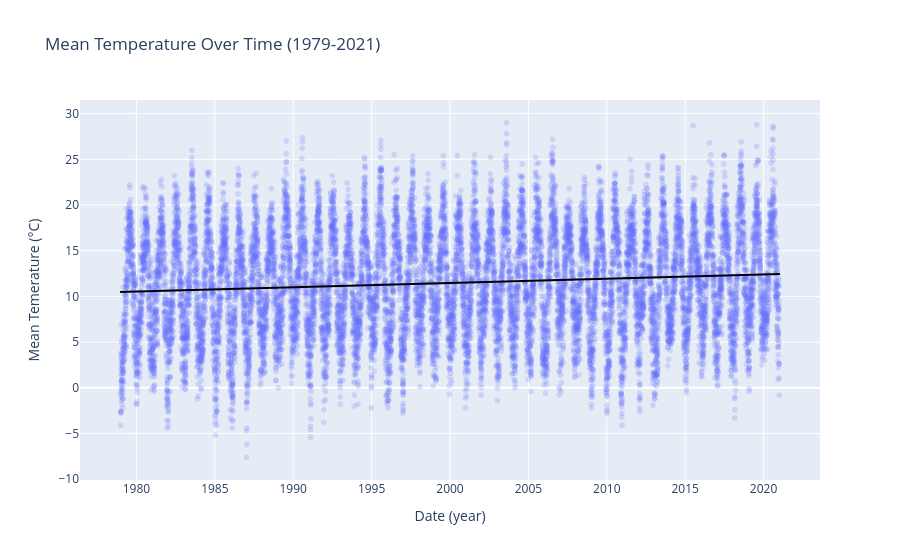

Notebook code cell kept with this figure:
### Markdown cell above
### 3. Exploratory Data Analysis (EDA)

### Code cell
px.scatter(df, x="date", y="mean_temp",
           trendline="ols", opacity=0.2, trendline_color_override="black",
           title="Mean Temperature Over Time (1979-2021)",
           labels={"mean_temp": "Mean Temerature (°C)", "date": "Date (year)"})

### Figure 1 — Plotly figure (JSON) as saved in the notebook; plotly's stock layout.template omitted (floating-point values rounded to 4 significant figures; data arrays with more than 128 entries replaced by an {"elided": "..."} marker saying what was removed)
{"data": [{"hovertemplate": "Date (year)=%{x}<br>Mean Temerature (°C)=%{y}<extra></extra>", "legendgroup": "", "marker": {"color": "#636efa", "opacity": 0.2, "symbol": "circle"}, "mode": "markers", "name": "", "showlegend": false, "type": "scattergl", "x": {"elided": "15311 str values"}, "xaxis": "x", "y": {"elided": "15311 float values"}, "yaxis": "y"}, {"hovertemplate": "<b>OLS trendline</b><br>mean_temp = 1.47941e-09 * date + 10.0686<br>R<sup>2</sup>=0.009767<br><br>Date (year)=%{x}<br>Mean Temerature (°C)=%{y} <b>(trend)</b><extra></extra>", "legendgroup": "", "line": {"color": "black"}, "marker": {"color": "#636efa", "symbol": "circle"}, "mode": "lines", "name": "", "showlegend": false, "type": "scattergl", "x": {"elided": "15311 str values"}, "xaxis": "x", "y": {"elided": "15311 float values"}, "yaxis": "y"}], "layout": {"legend": {"tracegroupgap": 0}, "title": {"text": "Mean Temperature Over Time (1979-2021)"}, "xaxis": {"anchor": "y", "domain": [0, 1], "title": {"text": "Date (year)"}}, "yaxis": {"anchor": "x", "domain": [0, 1], "title": {"text": "Mean Temerature (°C)"}}}}
